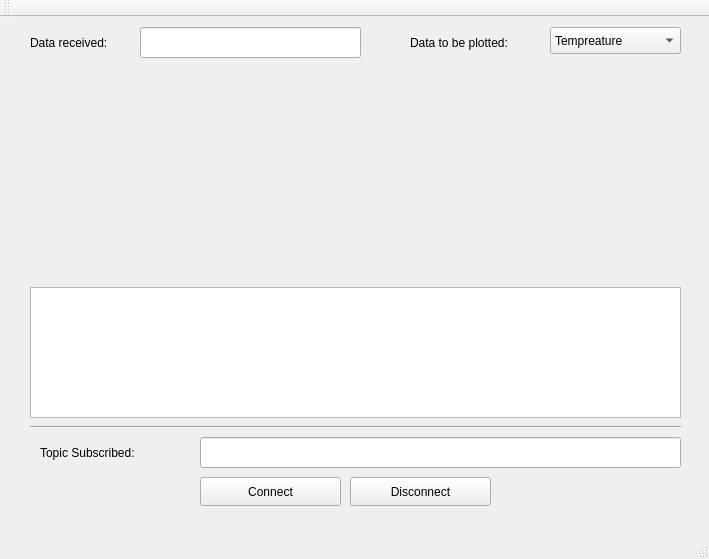
<?xml version="1.0" encoding="UTF-8"?>
<ui version="4.0">
 <class>MainWindow</class>
 <widget class="QMainWindow" name="MainWindow">
  <property name="geometry">
   <rect>
    <x>0</x>
    <y>0</y>
    <width>709</width>
    <height>559</height>
   </rect>
  </property>
  <property name="windowTitle">
   <string>MainWindow</string>
  </property>
  <widget class="QWidget" name="centralWidget">
   <widget class="QLineEdit" name="outputEdit">
    <property name="geometry">
     <rect>
      <x>140</x>
      <y>10</y>
      <width>221</width>
      <height>31</height>
     </rect>
    </property>
    <property name="readOnly">
     <bool>true</bool>
    </property>
   </widget>
   <widget class="QCustomPlot" name="customPlot" native="true">
    <property name="geometry">
     <rect>
      <x>30</x>
      <y>50</y>
      <width>651</width>
      <height>211</height>
     </rect>
    </property>
   </widget>
   <widget class="QPlainTextEdit" name="outputText">
    <property name="geometry">
     <rect>
      <x>30</x>
      <y>270</y>
      <width>651</width>
      <height>131</height>
     </rect>
    </property>
    <property name="centerOnScroll">
     <bool>true</bool>
    </property>
   </widget>
   <widget class="QPushButton" name="connectButton">
    <property name="geometry">
     <rect>
      <x>200</x>
      <y>460</y>
      <width>141</width>
      <height>29</height>
     </rect>
    </property>
    <property name="text">
     <string>Connect</string>
    </property>
   </widget>
   <widget class="QPushButton" name="disconnectButton">
    <property name="geometry">
     <rect>
      <x>350</x>
      <y>460</y>
      <width>141</width>
      <height>29</height>
     </rect>
    </property>
    <property name="text">
     <string>Disconnect</string>
    </property>
   </widget>
   <widget class="QComboBox" name="comboBox">
    <property name="geometry">
     <rect>
      <x>550</x>
      <y>10</y>
      <width>131</width>
      <height>27</height>
     </rect>
    </property>
    <item>
     <property name="text">
      <string>Tempreature</string>
     </property>
    </item>
    <item>
     <property name="text">
      <string>Pitch</string>
     </property>
    </item>
    <item>
     <property name="text">
      <string>Roll</string>
     </property>
    </item>
   </widget>
   <widget class="QLabel" name="label">
    <property name="geometry">
     <rect>
      <x>410</x>
      <y>10</y>
      <width>131</width>
      <height>31</height>
     </rect>
    </property>
    <property name="text">
     <string>Data to be plotted:</string>
    </property>
   </widget>
   <widget class="QLabel" name="label2">
    <property name="geometry">
     <rect>
      <x>30</x>
      <y>10</y>
      <width>101</width>
      <height>31</height>
     </rect>
    </property>
    <property name="text">
     <string>Data received:</string>
    </property>
   </widget>
   <widget class="QLabel" name="label3">
    <property name="geometry">
     <rect>
      <x>40</x>
      <y>420</y>
      <width>141</width>
      <height>31</height>
     </rect>
    </property>
    <property name="text">
     <string>Topic Subscribed:</string>
    </property>
   </widget>
   <widget class="Line" name="line">
    <property name="geometry">
     <rect>
      <x>30</x>
      <y>400</y>
      <width>651</width>
      <height>20</height>
     </rect>
    </property>
    <property name="orientation">
     <enum>Qt::Horizontal</enum>
    </property>
   </widget>
   <widget class="QLineEdit" name="topicEdit">
    <property name="geometry">
     <rect>
      <x>200</x>
      <y>420</y>
      <width>481</width>
      <height>31</height>
     </rect>
    </property>
   </widget>
  </widget>
  <widget class="QMenuBar" name="menuBar">
   <property name="geometry">
    <rect>
     <x>0</x>
     <y>0</y>
     <width>709</width>
     <height>24</height>
    </rect>
   </property>
  </widget>
  <widget class="QToolBar" name="mainToolBar">
   <attribute name="toolBarArea">
    <enum>TopToolBarArea</enum>
   </attribute>
   <attribute name="toolBarBreak">
    <bool>false</bool>
   </attribute>
  </widget>
  <widget class="QStatusBar" name="statusBar"/>
 </widget>
 <layoutdefault spacing="6" margin="11"/>
 <customwidgets>
  <customwidget>
   <class>QCustomPlot</class>
   <extends>QWidget</extends>
   <header>qcustomplot.h</header>
   <container>1</container>
  </customwidget>
 </customwidgets>
 <resources/>
 <connections/>
</ui>
